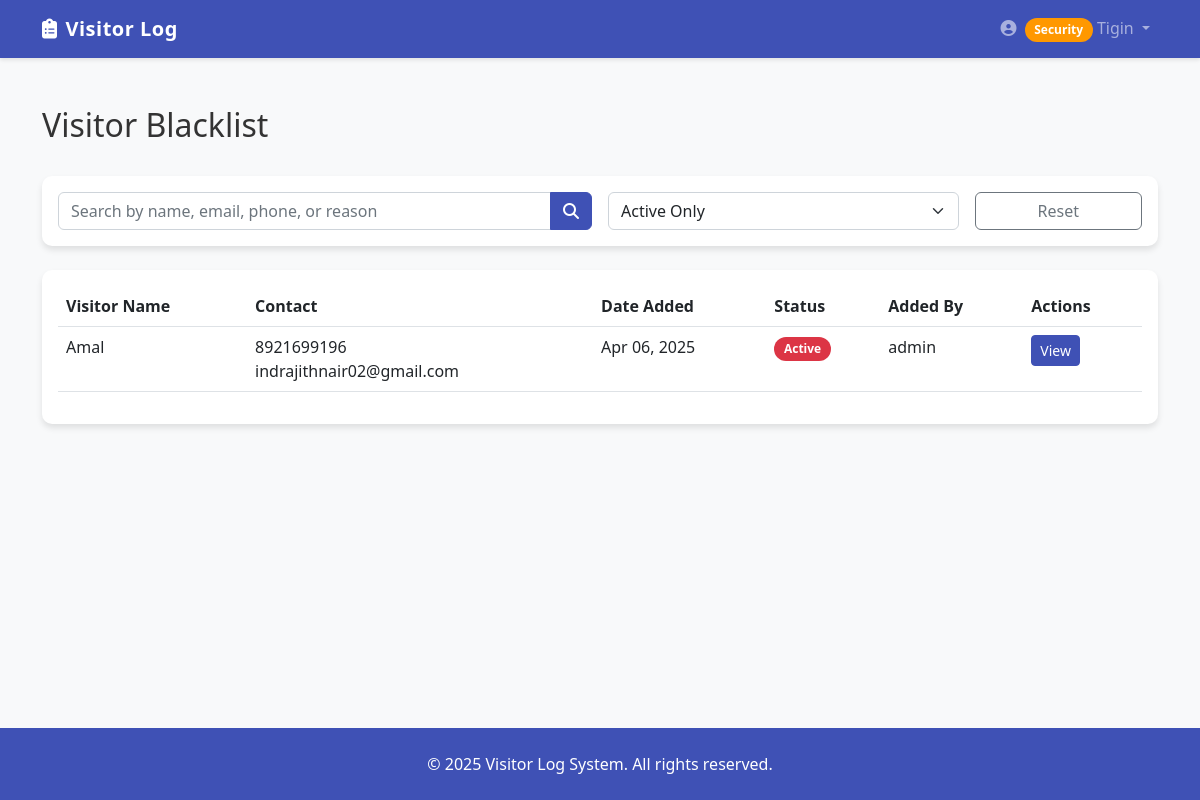
Before: /reports/blacklist/ (signed in) with the older database file.
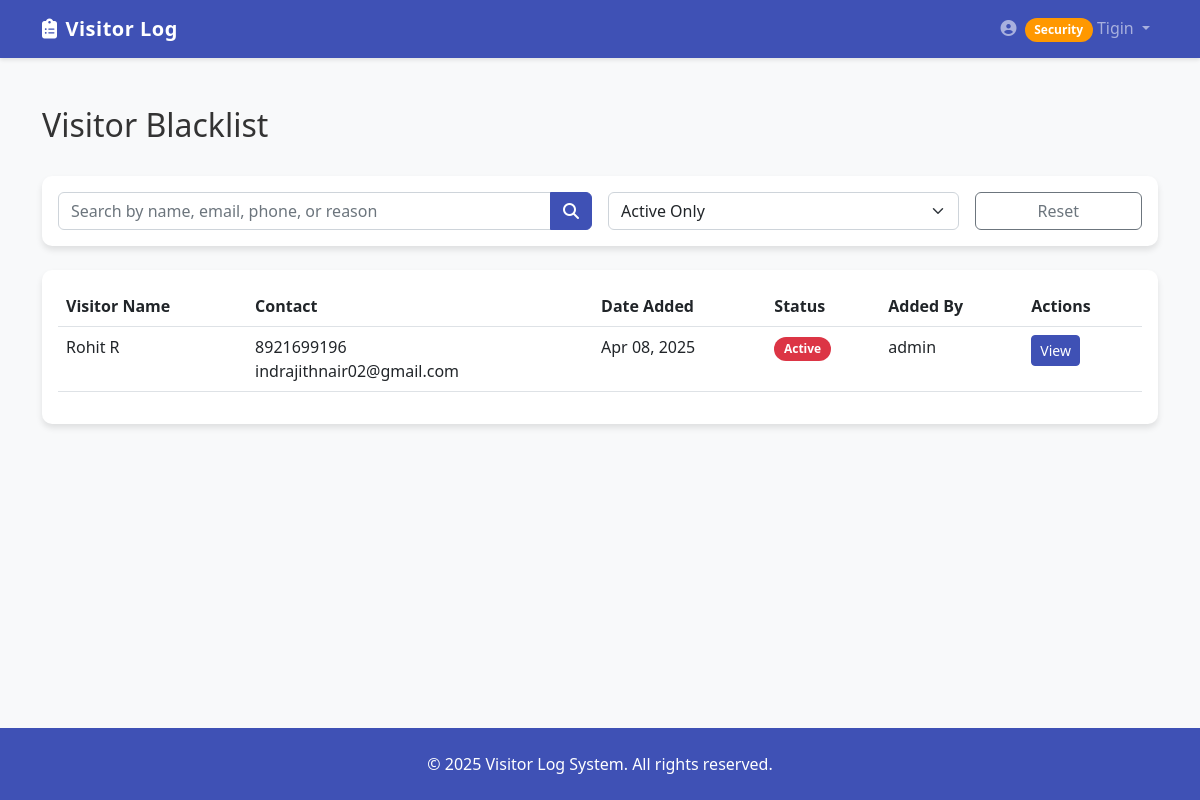
After: the same page with the newer database file.
### users/models.py (models this page shows, shortened)
class CustomUser(AbstractUser):
    class Role(models.TextChoices):
        ADMIN = 'ADMIN', 'Admin'
        RESIDENT = 'RESIDENT', 'Resident'
        SECURITY = 'SECURITY', 'Security'
    role = models.CharField(
        max_length=10,
        choices=Role.choices,
        default=Role.RESIDENT
    )

### reports/models.py (models this page shows, shortened)
class Blacklist(models.Model):
    visitor_name = models.CharField(max_length=100)
    visitor_phone = models.CharField(max_length=20, blank=True, null=True)
    visitor_email = models.EmailField(blank=True, null=True)
    reason = models.TextField()
    blacklisted_by = models.ForeignKey(
        settings.AUTH_USER_MODEL,
        on_delete=models.CASCADE,
        related_name='blacklisted_visitors'
    )
    created_at = models.DateTimeField(auto_now_add=True)
    expires_at = models.DateTimeField(null=True, blank=True)
    is_active = models.BooleanField(default=True)
    related_report = models.ForeignKey(
        Report,
        on_delete=models.SET_NULL,
        null=True,
        blank=True,
        related_name='blacklist_entries'
    )
    notes = models.TextField(blank=True, null=True)
    class Meta:
        ordering = ['-created_at']
        verbose_name_plural = "Blacklist Entries"

### users/views.py (the view)
        def wrapper(request, *args, **kwargs):
            if request.user.is_authenticated and request.user.role in allowed_roles:
                return view_func(request, *args, **kwargs)
            messages.error(request, 'You do not have permission to access this page.')
            return redirect('dashboard')

### reports/views.py (called while the page is built, shortened)
@login_required
@role_required(['ADMIN', 'SECURITY'])
def blacklist_list(request):
    search = request.GET.get('search', '')
    status = request.GET.get('status', 'active')
    blacklist = Blacklist.objects.all()
    if status == 'active':
        blacklist = blacklist.filter(is_active=True)
    elif status == 'inactive':
        blacklist = blacklist.filter(is_active=False)
    paginator = Paginator(blacklist.order_by('-created_at'), 10)
    page_number = request.GET.get('page', 1)
    page_obj = paginator.get_page(page_number)
    context = {
        'page_obj': page_obj,
        'search': search,
        'status': status,
        'title': 'Visitor Blacklist'
    }
    context['is_admin'] = request.user.role == 'ADMIN'
    return render(request, 'reports/blacklist_list.html', context)

### users/views.py (called while the page is built)
def role_required(allowed_roles):
    def decorator(view_func):
        def wrapper(request, *args, **kwargs):
            if request.user.is_authenticated and request.user.role in allowed_roles:
                return view_func(request, *args, **kwargs)
            messages.error(request, 'You do not have permission to access this page.')
            return redirect('dashboard')
        return wrapper
    return decorator

### reports/templates/reports/blacklist_list.html (shortened to what this page needs)
{% extends 'base.html' %}
{% block content %}
<div class="container mt-4">
    <div class="d-flex justify-content-between align-items-center mb-4">
        <h2>Visitor Blacklist</h2>
    </div>
    <div class="card mb-4">
        <div class="card-body">
            <form method="get" class="row g-3">
                <div class="col-md-6">
                    <div class="input-group">
                        <input type="text" name="search" value="{{ search }}" class="form-control" placeholder="Search by name, email, phone, or reason">
                        <button type="submit" class="btn btn-primary">
                            <i class="fas fa-search"></i>
                        </button>
                    </div>
                </div>
                <div class="col-md-4">
                    <select name="status" class="form-select" onchange="this.form.submit()">
                        <option value="active" {% if status == 'active' %}selected{% endif %}>Active Only</option>
                    </select>
                </div>
                <div class="col-md-2">
                    <a href="{% url 'blacklist_list' %}" class="btn btn-outline-secondary w-100">Reset</a>
                </div>
            </form>
        </div>
    </div>
    {% if page_obj %}
    <div class="card">
        <div class="card-body">
            <div class="table-responsive">
                <table class="table table-hover">
                    <thead>
                        <tr>
                            <th>Visitor Name</th>
                            <th>Contact</th>
                            <th>Date Added</th>
                            <th>Status</th>
                            <th>Added By</th>
                            <th>Actions</th>
                        </tr>
                    </thead>
                    <tbody>
                        {% for blacklist in page_obj %}
                        <tr>
                            <td>{{ blacklist.visitor_name }}</td>
                            <td>
                                {% if blacklist.visitor_phone %}
                                <div>{{ blacklist.visitor_phone }}</div>
                                {% endif %}
                                {% if blacklist.visitor_email %}
                                <div>{{ blacklist.visitor_email }}</div>
                                {% endif %}
                            </td>
                            <td>{{ blacklist.created_at|date:"M d, Y" }}</td>
                            <td>
                                {% if blacklist.is_active %}
                                    <span class="badge bg-danger">Active</span>
                                {% else %}
                                    <span class="badge bg-secondary">Inactive</span>
                                {% endif %}
                            </td>
                            <td>{{ blacklist.blacklisted_by.username }}</td>
                            <td>
                                <a href="{% url 'blacklist_detail' blacklist.pk %}" class="btn btn-sm btn-primary">
                                    View
                                </a>
                            </td>
                        </tr>
                        {% endfor %}
                    </tbody>
                </table>
            </div>
        </div>
    </div>
    {% else %}
    <div class="alert alert-info">
        <i class="fas fa-info-circle me-2"></i> No blacklisted visitors found matching your criteria.
    </div>
    {% endif %}
</div>
{% endblock %}

### users/templates/base.html (shortened to what this page needs)
<!DOCTYPE html>
<html lang="en">
<head>
    <link href="https://cdn.jsdelivr.net/npm/bootstrap@5.2.3/dist/css/bootstrap.min.css" rel="stylesheet">
    <link rel="stylesheet" href="https://cdnjs.cloudflare.com/ajax/libs/font-awesome/6.1.1/css/all.min.css">
</head>
<body>
    <nav class="navbar navbar-expand-lg navbar-dark">
        <div class="container">
            <a class="navbar-brand" href="{% url 'dashboard' %}">
                <i class="fas fa-clipboard-list me-2"></i>Visitor Log
            </a>
            <div class="collapse navbar-collapse" id="navbarNav">
                <ul class="navbar-nav ms-auto">
                    {% if user.is_authenticated %}
                        <li class="nav-item dropdown">
                            <a class="nav-link dropdown-toggle" href="#" id="navbarDropdown" role="button"
                                data-bs-toggle="dropdown" aria-expanded="false">
                                <i class="fas fa-user-circle me-1"></i>
                                {% if user.role == 'ADMIN' %}
                                    <span class="badge admin-role">Admin</span>
                                {% elif user.role == 'SECURITY' %}
                                    <span class="badge security-role">Security</span>
                                {% elif user.role == 'RESIDENT' %}
                                    <span class="badge resident-role">Resident</span>
                                {% endif %}
                                {{ user.username }}
                            </a>
                        </li>
                    {% else %}
                        <li class="nav-item">
                            <a class="nav-link" href="{% url 'login' %}">
                                <i class="fas fa-sign-in-alt me-1"></i>Login
                            </a>
                        </li>
                    {% endif %}
                </ul>
            </div>
        </div>
    </nav>
    <main class="py-4">
        {% block content %}{% endblock %}
    </main>
    <footer class="footer">
        <div class="container text-center">
            <p class="mb-0">© 2025 Visitor Log System. All rights reserved.</p>
        </div>
    </footer>
</body>
</html>

### users/templates/base.html (style rules this page uses)
:root { --primary-color: #3f51b5; --secondary-color: #f50057; --dark-color: #303030; --light-color: #f5f5f5; --success-color: #4caf50; --warning-color: #ff9800; --danger-color: #f44336; --info-color: #2196f3; }
body { font-family: 'Segoe UI', Tahoma, Geneva, Verdana, sans-serif; background-color: #f8f9fa; color: #333; min-height: 100vh; display: flex; flex-direction: column; }
.navbar { background-color: var(--primary-color); box-shadow: 0 2px 4px rgba(0, 0, 0, 0.1); }
.navbar-brand { font-weight: 700; letter-spacing: 0.5px; }
.navbar .nav-link { font-weight: 500; transition: all 0.3s ease; }
.card { border: none; border-radius: 10px; box-shadow: 0 4px 6px rgba(0, 0, 0, 0.1); transition: all 0.3s ease; }
.btn-primary { background-color: var(--primary-color); border-color: var(--primary-color); }
.footer { background-color: var(--primary-color); color: white; padding: 1.5rem 0; margin-top: auto; }
.badge { padding: 0.5em 0.8em; border-radius: 30px; }
.security-role { background-color: var(--warning-color); color: white; }

Changed rows visible on the page:
no longer on this page (row edited): Blacklist: visitor_name "Amal", visitor_phone "8921699196", visitor_email "indrajithnair02@gmail.com", created_at "Apr 06, 2025", is_active "Active", blacklisted_by.username "admin"
added Blacklist: visitor_name "Rohit R", visitor_phone "8921699196", visitor_email "indrajithnair02@gmail.com", created_at "Apr 08, 2025", is_active "Active", blacklisted_by.username "admin"
